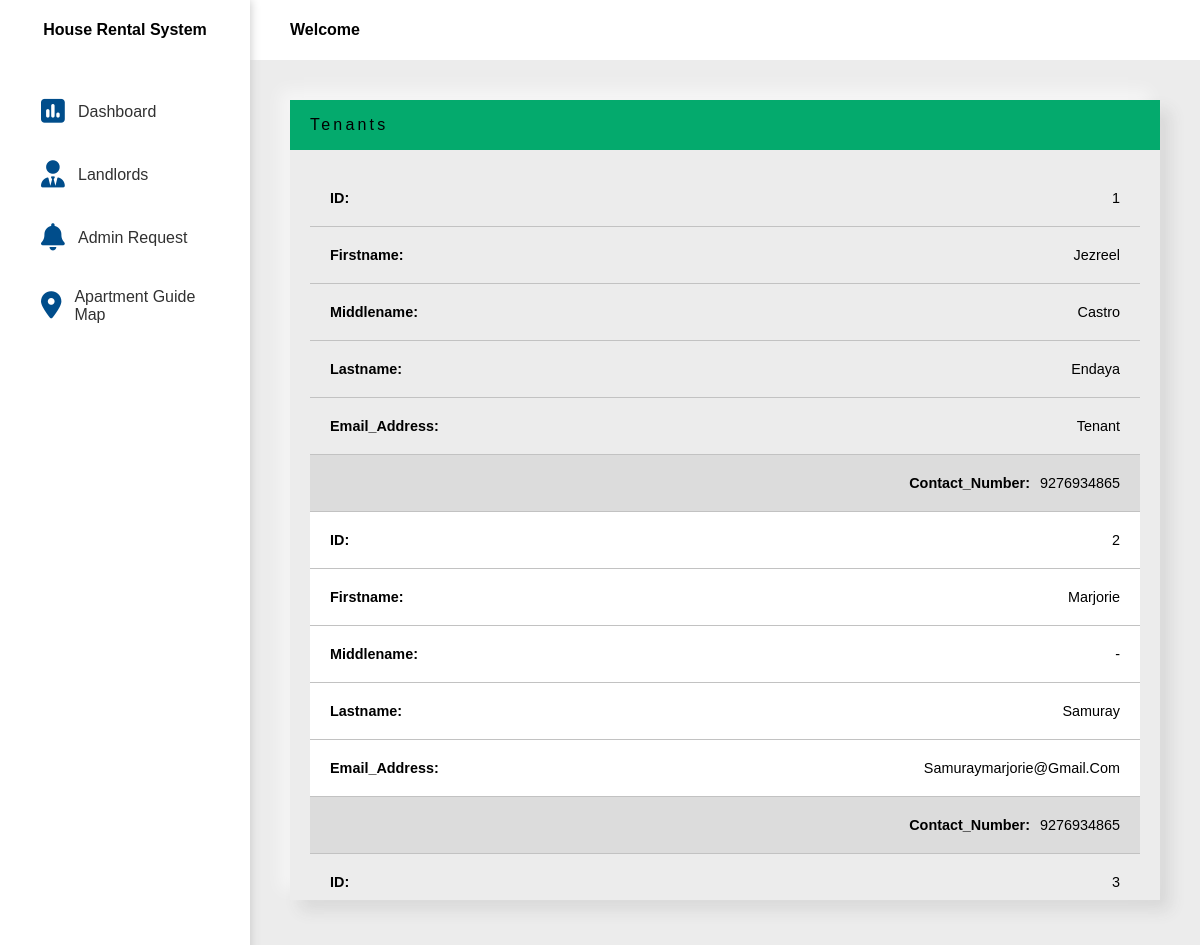
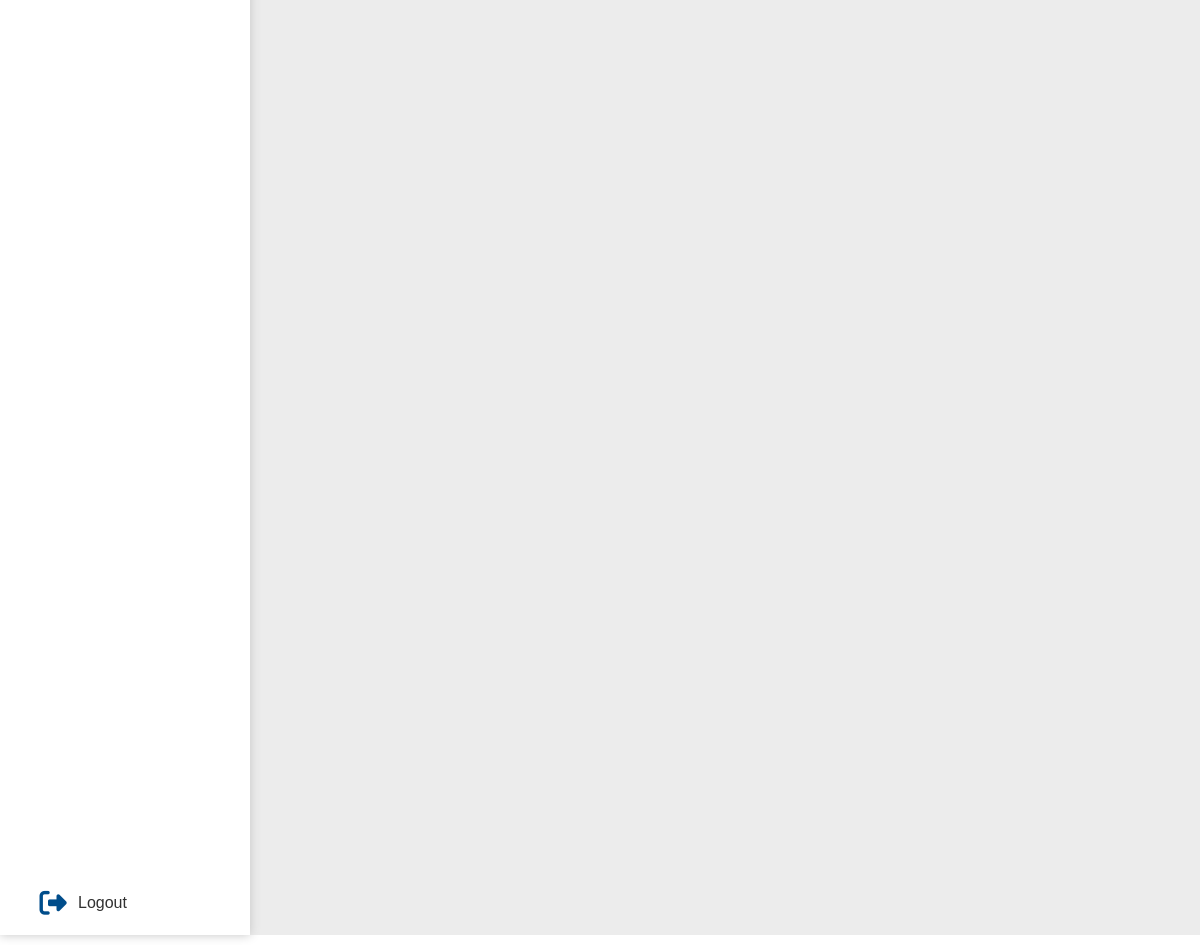
/admin/tenants.php, run on the app's committed database (2 pictures, top to bottom).
### tables this page shows
CREATE TABLE `tbltenant` (
  `Tenant_ID` int(11) NOT NULL,
  `Owner_ID` int(11) NOT NULL,
  `Firstname` varchar(55) NOT NULL,
  `Middlename` varchar(55) NOT NULL,
  `Lastname` varchar(55) NOT NULL,
  `Email_Address` varchar(55) NOT NULL,
  `Password` varchar(55) NOT NULL,
  `Contact_Number` bigint(11) NOT NULL,
  `Start_Date` date NOT NULL,
  `End_Date` date NOT NULL
);

### admin/tenants.php (the view, shortened to what this page needs)
<?php
include_once "../connection/dbcon.php";
?>
<!DOCTYPE html>
<html lang="en">
<head>
    <link rel="stylesheet" href="css/style.css">
    <link rel="stylesheet" href="css/table.css">
    <link rel="stylesheet" href="css/input-handler.css">
</head>
<body>
    <div class="container">
        <?php include 'include/sidebar.php' ?>
        <main>
            <header>
                <h1>Welcome</h1>
            </header>
            <div class="content">
                <div class="body">
                    <div class="view-information all-table">
                        <div class="heading">
                            <p>Tenants</p>
                        </div>
                        <div class="table-body">
                            <?php
                            $tenants_query = 'SELECT * from tbltenant';
                            $tenantsidresult = $con->query($tenants_query);
                            if($tenantsidresult->num_rows>0){
                            ?>
                            <table class="table-default">
                                <tbody>
                                <?php
                                foreach ($tenantsidresult as $tenantsids) { ?>
                                    <tr>
                                        <td data-title="ID:"><?php echo $tenantsids["Tenant_ID"]; ?></td>
                                        <td data-title="Firstname:"><?php echo $tenantsids["Firstname"]; ?></td>
                                        <td data-title="Middlename:"><?php echo $tenantsids["Middlename"]; ?></td>
                                        <td data-title="Lastname:"><?php echo $tenantsids["Lastname"]; ?></td>
                                        <td data-title="Email_Address:"><?php echo $tenantsids["Email_Address"]; ?></td>
                                        <td data-title="Contact_Number:"><?php echo $tenantsids["Contact_Number"]; ?></td>
                                    </tr>
                                <?php  }
                                ?>
                                </tbody>
                            </table>
                            <?php
                            }else{
                                ?> <div class="empty-content">
                                    <p>No Registered tenants</p>
                                </div><?php
                            }
                            ?>
                        </div>
                    </div>
                </div>
            </div>
        </main>
    </div>
</body>
</html>

### admin/include/sidebar.php (shortened to what this page needs)
<!DOCTYPE html>
<html lang="en">
<head>
    <link rel="stylesheet" href="include/sidebar.css">
    <?php include "../include/icon/fontawesome.php"; ?>
</head>
<body>
    <nav class="sidebar">
        <div class="header">
            <h1>House Rental System</h1>
        </div>
        <div class="nav">
            <ul>
                <li class="link">
                    <a href="admin-dashboard.php">
                        <div class="side">
                        <i class="fa-solid fa-square-poll-vertical r" ></i>
                            <p>Dashboard</p>
                        </div>
                    </a>
                </li>
                <li class="link">
                    <a href="landlord.php">
                        <div class="side">
                        <i class="fa-solid fa-user-tie"></i>
                            <p>Landlords</p>
                        </div>
                    </a>
                </li >
                <li class="link">
                    <a href="admin-request.php">
                        <div class="side">
                        <i class="fa-solid fa-bell"></i>
                            <p>Admin Request</p>
                        </div>
                    </a>
                </li >
                <li class="link">
                    <a href="apartment-guide-map.php">
                        <div class="side">
                        <i class="fa-solid fa-location-dot"></i>
                            <p>Apartment Guide Map</p>
                        </div>
                    </a>
                </li >
                <div class="logout">
                    <li class="link link1">
                        <a href="../../logout.php">
                            <div class="side">
                                <i class="fa-solid fa-right-from-bracket"></i>
                                <p>Logout</p>
                            </div>
                        </a>
                    </li>
                </div>
            </ul>
        </div>
    </nav>
</body>
</html>

### include/icon/fontawesome.php (shortened to what this page needs)
<link rel="stylesheet" href="https://cdnjs.cloudflare.com/ajax/libs/font-awesome/6.4.2/css/all.min.css" />

### admin/css/style.css (style rules this page uses)
:root { --main-font-family: Arial, Helvetica, sans-serif; --main-color: #004d8b; --secondary-color: #229bff; --warning: rgb(255, 87, 87); --success: #04AA6D; --success-hover: #028d5a; }
.heading { background-color: var(--main-color); padding: 10px 20px; color: white; letter-spacing: 0.2rem; display: flex; justify-content: space-between; align-items: center; width: 100%; line-height: 30px; }
.content .body { width: 100%; display: grid; grid-gap: 20px; }
@media only screen and (max-width: 1400px) { .all-table { max-height: 800px; overflow: auto; } }
@media only screen and (max-width: 1400px) { .table-default td { display: flex; justify-content: space-between; position: relative; border-bottom: 1px solid rgb(194, 194, 194); } }
@media only screen and (max-width: 1400px) { .table-default td::before { content: attr(data-title); font-weight: bold; } }
@media only screen and (max-width: 1400px) { .table-default td:last-child { display: flex; justify-content: flex-end; gap: 10px; width: 100%; background-color: gainsboro; } }

### admin/css/table.css (style rules this page uses)
:root { --main-font-family: Arial, Helvetica, sans-serif }
.all-table { background-color: #ececec; box-shadow: -10px -10px 15px rgba(255, 255, 255, 0.5), 10px 10px 15px rgba(70, 70, 70, 0.12); overflow: hidden; display: flex; flex-direction: column; flex: 3; min-width: 350px; height: 100%; }
.all-table .table-body { padding: 20px; overflow: auto; }
.table-default { border-collapse: collapse; width: 100%; table-layout: fixed; }
.table-default tbody tr { text-align: center; }
.table-default tbody tr:nth-child(even) { background-color: white; }
.table-default th, .table-default td { padding: 20px; word-break: normal; }
.table-default td { font-size: .9rem; text-transform: capitalize; font-family: var(--main-font-family); }

### admin/css/input-handler.css (style rules this page uses)
.heading { background-color: #04aa6d; padding: 10px 20px; color: black; letter-spacing: 0.2rem; display: flex; justify-content: space-between; align-items: center; width: 100%; line-height: 30px; }
a { color: black; text-decoration: none; }
li .side { display: flex; }

### admin/include/sidebar.css (style rules this page uses)
:root { --main-font-family: Arial, Helvetica, sans-serif; --main-color: #004d8b; --secondary-color: #229bff; --warning: rgb(255, 87, 87); --success: #04AA6D; --success-hover: #028d5a; }
* { margin: 0; padding: 0; box-sizing: border-box; font-family: 'Franklin Gothic Medium', 'Arial Narrow', Arial, sans-serif; font-size: 16px; }
body { width: 100vw; height: 100vh; display: flex; justify-content: center; overflow: hidden; }
.container { display: flex; width: 100%; height: 100%; max-width: 1920px; background-color: #ececec; }
.container main { width: 100%; }
main header { width: 100%; line-height: 60px; background-color: white; padding: 0 40px; }
main .content { width: 100%; height: auto; max-height: 95%; padding: 40px; display: flex; flex-wrap: wrap; gap: 20px; overflow: auto; }
.sidebar { min-width: 250px; height: 100%; background-color: white; box-shadow: 0 0 10px rgb(196, 196, 196); position: relative; }
.sidebar .header { height: 60px; width: 100%; display: flex; justify-content: space-around; align-items: center; }
.sidebar .nav { width: 100%; height: 100%; margin-top: 20px; overflow: scroll; }
.sidebar .nav ul { list-style: none; width: 100%; height: 100%; margin-top: 5x; }
.sidebar .nav ul li { padding: 3px; }
.sidebar .nav ul li a { display: inline-block; text-decoration: none; width: 100%; padding:15px 35px; color: rgb(49, 49, 49); position: relative; border-radius: 10px; }
.side { display: flex; align-items: center; }
.side i:first-child { margin-right: 10px; font-size: 1.7rem; display: inline-block; width: 30px; color: #004d8b; text-align: center; }
.logout { width: 100%; height: fit-content; position: absolute; bottom: 0; }
.logout .link { width: 100%; }

### data on the page
tbltenant: Tenant_ID "1", Firstname "Jezreel", Middlename "Castro", Lastname "Endaya", Email_Address "Tenant", Contact_Number "9276934865"
tbltenant: Tenant_ID "2", Firstname "Marjorie", Middlename "-", Lastname "Samuray", Email_Address "Samuraymarjorie@gmail.com", Contact_Number "9276934865"
tbltenant: Tenant_ID "3"
